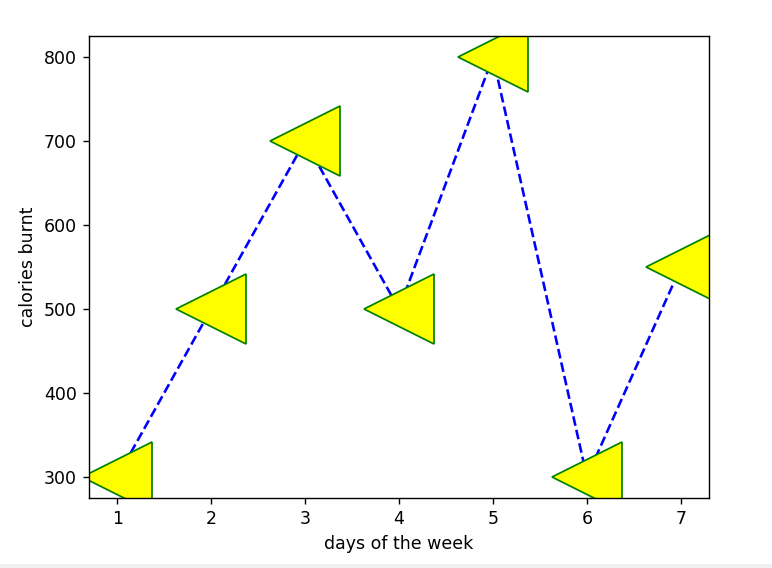

Python code for this plot:
import matplotlib.pyplot as plt
import numpy as np
x_points=np.array([1,2,3,4,5,6,7])
y_points=np.array([300,500,700,500,800,300,550])
plt.plot(x_points,y_points,"<:b",linestyle="dashed",mec="green",mfc="yellow",markersize=40)
plt.xlabel("days of the week")
plt.ylabel("calories burnt")
plt.show()
